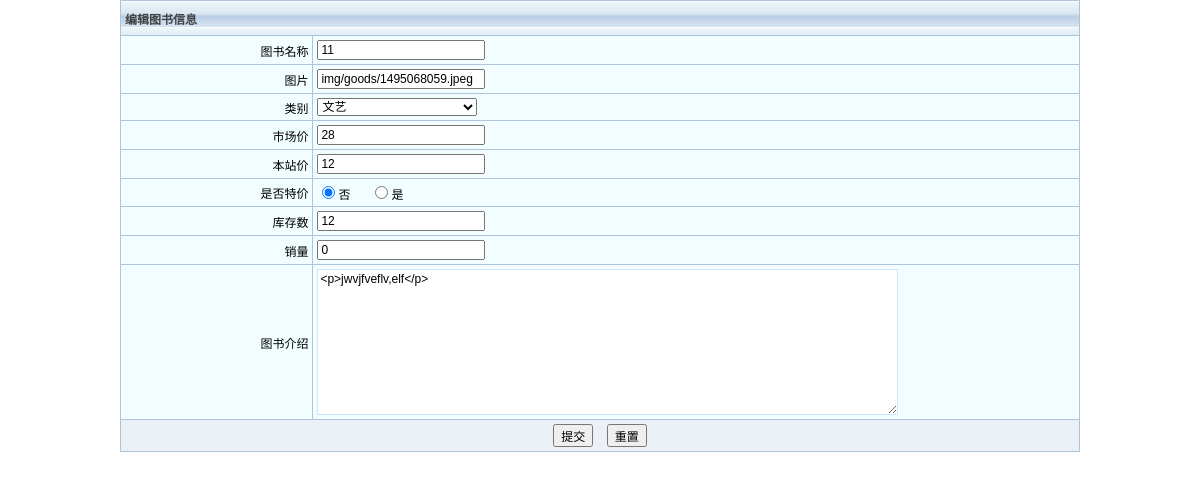
/bookshop/admin/editgoods.php?id=28, run on the app's committed database.
### tables this page shows
CREATE TABLE `goods` (
  `id` int(11) NOT NULL AUTO_INCREMENT,
  `name` varchar(255) DEFAULT NULL,
  `image2` varchar(255) DEFAULT NULL,
  `image1` varchar(255) DEFAULT NULL,
  `cateid` int(255) DEFAULT NULL,
  `marketprice` double(255,0) DEFAULT NULL,
  `nowprice` double(255,0) DEFAULT NULL,
  `special` varchar(255) DEFAULT NULL,
  `store` int(255) DEFAULT NULL,
  `sellnum` int(255) DEFAULT NULL,
  `contents` text,
  `author` varchar(255) DEFAULT NULL,
  `press` varchar(255) DEFAULT NULL,
  `publishtime` date DEFAULT NULL,
  PRIMARY KEY (`id`)
);

### bookshop/admin/func.php (called while the page is built, shortened)
<?php
$db = db_connect();
function check($str){
	global $db;
	$str = trim($str);
	$sql = $str;
	$result = mysql_query($sql,$db) or db_error();
	return $result;
}
?>

### bookshop/admin/editgoods.php (the view, shortened to what this page needs)
<!DOCTYPE html PUBLIC "-//W3C//DTD XHTML 1.0 Transitional//EN" "http://www.w3.org/TR/xhtml1/DTD/xhtml1-transitional.dtd">
<html xmlns="http://www.w3.org/1999/xhtml">
<head>
<link href="css/four.css" rel="stylesheet" type="text/css" />
</head>
<body>
<table width="100%" border="0" cellpadding="0" cellspacing="0">
	<tr valign="top">
		<td bgcolor="#FFFFFF">
		<form action="goodsfunc.php?method=update" method="post" name="myform"
			onsubmit="return check()">
		<table width="80%" border="0" align="center" cellpadding="4"
			cellspacing="1" bgcolor="#aec3de">
			<tr align="center" bgcolor="#F2FDFF">
				<td align="left" colspan="2" class="optiontitle">编辑图书信息</td>
			</tr>
			<?php
			require 'func.php';
			$id=$_REQUEST["id"];
			$str="select * from goods where id = '$id'";
			$result = check($str);
			while($rs=mysql_fetch_object($result)){
				?>
			<tr align="center" bgcolor="#F2FDFF">
				<td width="20%" align="right">图书名称</td>
				<td align="left"><input type="text" name="name" style="width: 160px"
					value="<?php echo $rs->name ?>" /></td>
			</tr>
			<tr align="center" bgcolor="#F2FDFF">
				<td width="20%" align="right">图片</td>
				<td align="left"><input type="text" name="image" id="files"  readonly="readonly" onclick="selfile();"
					style="width: 160px" value="<?php echo $rs->image2 ?>" /></td>
			</tr>
			<tr align="center" bgcolor="#F2FDFF">
				<td width="20%" align="right">类别</td>
				<td align="left">
					<select name="cateid" style="width: 160px" id="cateid" >
						<?php
							$str1="select * from cate ";
							$result1 = check($str1);
							while($rs1=mysql_fetch_object($result1)){
						?>
							<option value="<?php echo $rs1->id ;?>"><?php echo $rs1->catename ;?></option>
						<?php } ?>
					</select>
				</td>
			</tr>
			<tr align="center" bgcolor="#F2FDFF">
				<td width="20%" align="right">市场价</td>
				<td align="left"><input type="text" name="marketprice"
					style="width: 160px" value="<?php echo $rs->marketprice ?>" /></td>
			</tr>
			<tr align="center" bgcolor="#F2FDFF">
				<td width="20%" align="right">本站价</td>
				<td align="left"><input type="text" name="nowprice"
					style="width: 160px" value="<?php echo $rs->nowprice ?>" /></td>
			</tr>
			<tr align="center" bgcolor="#F2FDFF">
				<td width="20%" align="right">是否特价</td>
				<td align="left">
					<input type="radio" name="special" id="special" value="否" checked/>否
					&nbsp;&nbsp;&nbsp;&nbsp;
					<input type="radio" name="special" id="special" value="是" />是
				</td>
			</tr>
			<tr align="center" bgcolor="#F2FDFF">
				<td width="20%" align="right">库存数</td>
				<td align="left"><input type="text" name="store"
					style="width: 160px" value="<?php echo $rs->store ?>" /></td>
			</tr>
			<tr align="center" bgcolor="#F2FDFF">
				<td width="20%" align="right">销量</td>
				<td align="left"><input type="text" name="sellnum"
					style="width: 160px" value="<?php echo $rs->sellnum ?>" readonly="readonly"/></td>
			</tr>
			<tr align="center" bgcolor="#F2FDFF">
				<td width="20%" align="right">图书介绍</td>
				<td align="left">
				<textarea cols="80" id="contents" name="contents" rows="10"><?php echo $rs->contents ?></textarea>
				</td>
			</tr>
			<?php } ?>
			<tr align="center" bgcolor="#ebf0f7">
				<td colspan="2"><input type="submit" name="Submit" value="提交" />&nbsp;&nbsp;&nbsp;&nbsp;<input
					type="reset" name="Submit2" value="重置" /></td>
			</tr>
		</table>
		</form>
		</td>
	</tr>
</table>
</body>
</html>

### bookshop/admin/css/four.css (style rules this page uses)
body { margin:0; SCROLLBAR-FACE-COLOR: #C2D4E7; SCROLLBAR-HIGHLIGHT-COLOR: #AEC3DE; SCROLLBAR-SHADOW-COLOR: #AEC3DE; SCROLLBAR-DARKSHADOW-COLOR: #AEC3DE; SCROLLBAR-3DLIGHT-COLOR: #AEC3DE; SCROLLBAR-ARROW-COLOR: #C2D4E7; SCROLLBAR-TRACK-COLOR: #E6F3FF; }
td { font-family: Helvetica, sans-serif, "宋体"; font-size: 12px; color: #000000; text-decoration: none; }
input { font-size: 12px; }
textarea { font-size: 12px; }
select { font-size: 12px; }
.optiontitle { font-weight: bold; color: #434343; height: 26px; background-image:url( ../images/table_header.gif); }
textarea { BACKGROUND-COLOR: ffffff;BORDER: #CCE6FF 1px solid; FONT-SIZE: 12px; font-family:Verdana, Arial, Helvetica, sans-serif, "宋体"; }

### data on the page
goods: name "11", image "img/goods/1495068059.jpeg", marketprice "28", nowprice "12", store "12", sellnum "0", contents "<p>jwvjfveflv,elf</p>"

### other printed values
form field cateid "文艺"
